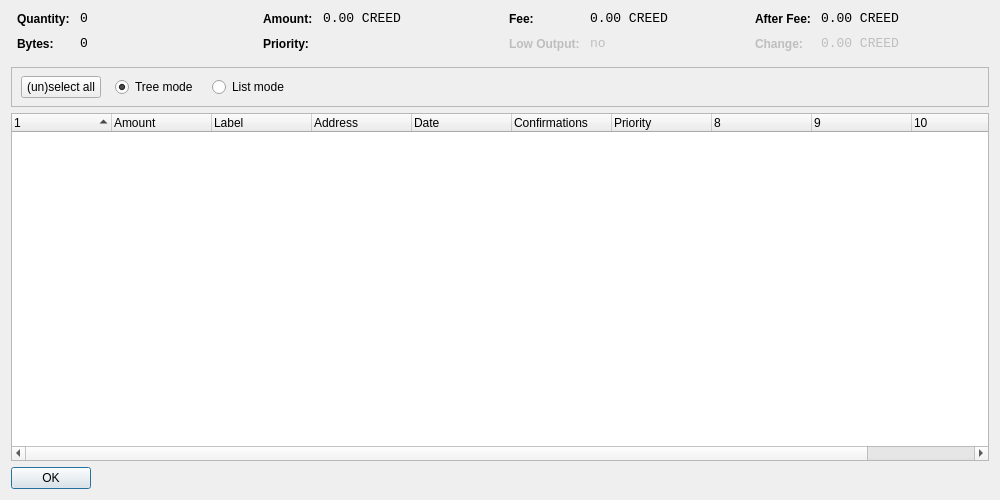
<?xml version="1.0" encoding="UTF-8"?>
<ui version="4.0">
 <class>CoinControlDialog</class>
 <widget class="QDialog" name="CoinControlDialog">
  <property name="geometry">
   <rect>
    <x>0</x>
    <y>0</y>
    <width>1000</width>
    <height>500</height>
   </rect>
  </property>
  <property name="windowTitle">
   <string>Coin Control</string>
  </property>
  <layout class="QVBoxLayout" name="verticalLayout">
   <item>
    <layout class="QHBoxLayout" name="horizontalLayoutTop" stretch="0,0,0,0">
     <property name="topMargin">
      <number>0</number>
     </property>
     <property name="bottomMargin">
      <number>10</number>
     </property>
     <item>
      <layout class="QFormLayout" name="formLayoutCoinControl1">
       <property name="horizontalSpacing">
        <number>10</number>
       </property>
       <property name="verticalSpacing">
        <number>10</number>
       </property>
       <property name="leftMargin">
        <number>6</number>
       </property>
       <property name="rightMargin">
        <number>6</number>
       </property>
       <item row="0" column="0">
        <widget class="QLabel" name="labelCoinControlQuantityText">
         <property name="styleSheet">
          <string notr="true">font-weight:bold;</string>
         </property>
         <property name="text">
          <string>Quantity:</string>
         </property>
        </widget>
       </item>
       <item row="0" column="1">
        <widget class="QLabel" name="labelCoinControlQuantity">
         <property name="font">
          <font>
           <family>Monospace</family>
           <pointsize>10</pointsize>
          </font>
         </property>
         <property name="cursor">
          <cursorShape>IBeamCursor</cursorShape>
         </property>
         <property name="contextMenuPolicy">
          <enum>Qt::ActionsContextMenu</enum>
         </property>
         <property name="text">
          <string notr="true">0</string>
         </property>
         <property name="textInteractionFlags">
          <set>Qt::LinksAccessibleByMouse|Qt::TextSelectableByKeyboard|Qt::TextSelectableByMouse</set>
         </property>
        </widget>
       </item>
       <item row="1" column="0">
        <widget class="QLabel" name="labelCoinControlBytesText">
         <property name="styleSheet">
          <string notr="true">font-weight:bold;</string>
         </property>
         <property name="text">
          <string>Bytes:</string>
         </property>
        </widget>
       </item>
       <item row="1" column="1">
        <widget class="QLabel" name="labelCoinControlBytes">
         <property name="font">
          <font>
           <family>Monospace</family>
           <pointsize>10</pointsize>
          </font>
         </property>
         <property name="cursor">
          <cursorShape>IBeamCursor</cursorShape>
         </property>
         <property name="contextMenuPolicy">
          <enum>Qt::ActionsContextMenu</enum>
         </property>
         <property name="text">
          <string notr="true">0</string>
         </property>
         <property name="textInteractionFlags">
          <set>Qt::LinksAccessibleByMouse|Qt::TextSelectableByKeyboard|Qt::TextSelectableByMouse</set>
         </property>
        </widget>
       </item>
      </layout>
     </item>
     <item>
      <layout class="QFormLayout" name="formLayoutCoinControl2">
       <property name="horizontalSpacing">
        <number>10</number>
       </property>
       <property name="verticalSpacing">
        <number>10</number>
       </property>
       <property name="leftMargin">
        <number>6</number>
       </property>
       <property name="rightMargin">
        <number>6</number>
       </property>
       <item row="0" column="0">
        <widget class="QLabel" name="labelCoinControlAmountText">
         <property name="styleSheet">
          <string notr="true">font-weight:bold;</string>
         </property>
         <property name="text">
          <string>Amount:</string>
         </property>
        </widget>
       </item>
       <item row="0" column="1">
        <widget class="QLabel" name="labelCoinControlAmount">
         <property name="font">
          <font>
           <family>Monospace</family>
           <pointsize>10</pointsize>
          </font>
         </property>
         <property name="cursor">
          <cursorShape>IBeamCursor</cursorShape>
         </property>
         <property name="contextMenuPolicy">
          <enum>Qt::ActionsContextMenu</enum>
         </property>
         <property name="text">
          <string notr="true">0.00 CREED</string>
         </property>
         <property name="textInteractionFlags">
          <set>Qt::LinksAccessibleByMouse|Qt::TextSelectableByKeyboard|Qt::TextSelectableByMouse</set>
         </property>
        </widget>
       </item>
       <item row="1" column="0">
        <widget class="QLabel" name="labelCoinControlPriorityText">
         <property name="styleSheet">
          <string notr="true">font-weight:bold;</string>
         </property>
         <property name="text">
          <string>Priority:</string>
         </property>
        </widget>
       </item>
       <item row="1" column="1">
        <widget class="QLabel" name="labelCoinControlPriority">
         <property name="font">
          <font>
           <family>Monospace</family>
           <pointsize>10</pointsize>
          </font>
         </property>
         <property name="cursor">
          <cursorShape>IBeamCursor</cursorShape>
         </property>
         <property name="contextMenuPolicy">
          <enum>Qt::ActionsContextMenu</enum>
         </property>
         <property name="text">
          <string/>
         </property>
         <property name="textInteractionFlags">
          <set>Qt::LinksAccessibleByMouse|Qt::TextSelectableByKeyboard|Qt::TextSelectableByMouse</set>
         </property>
        </widget>
       </item>
      </layout>
     </item>
     <item>
      <layout class="QFormLayout" name="formLayoutCoinControl3">
       <property name="horizontalSpacing">
        <number>10</number>
       </property>
       <property name="verticalSpacing">
        <number>10</number>
       </property>
       <property name="leftMargin">
        <number>6</number>
       </property>
       <property name="rightMargin">
        <number>6</number>
       </property>
       <item row="0" column="0">
        <widget class="QLabel" name="labelCoinControlFeeText">
         <property name="styleSheet">
          <string notr="true">font-weight:bold;</string>
         </property>
         <property name="text">
          <string>Fee:</string>
         </property>
        </widget>
       </item>
       <item row="0" column="1">
        <widget class="QLabel" name="labelCoinControlFee">
         <property name="font">
          <font>
           <family>Monospace</family>
           <pointsize>10</pointsize>
          </font>
         </property>
         <property name="cursor">
          <cursorShape>IBeamCursor</cursorShape>
         </property>
         <property name="contextMenuPolicy">
          <enum>Qt::ActionsContextMenu</enum>
         </property>
         <property name="text">
          <string notr="true">0.00 CREED</string>
         </property>
         <property name="textInteractionFlags">
          <set>Qt::LinksAccessibleByMouse|Qt::TextSelectableByKeyboard|Qt::TextSelectableByMouse</set>
         </property>
        </widget>
       </item>
       <item row="1" column="0">
        <widget class="QLabel" name="labelCoinControlLowOutputText">
         <property name="enabled">
          <bool>false</bool>
         </property>
         <property name="styleSheet">
          <string notr="true">font-weight:bold;</string>
         </property>
         <property name="text">
          <string>Low Output:</string>
         </property>
        </widget>
       </item>
       <item row="1" column="1">
        <widget class="QLabel" name="labelCoinControlLowOutput">
         <property name="enabled">
          <bool>false</bool>
         </property>
         <property name="font">
          <font>
           <family>Monospace</family>
           <pointsize>10</pointsize>
          </font>
         </property>
         <property name="cursor">
          <cursorShape>IBeamCursor</cursorShape>
         </property>
         <property name="contextMenuPolicy">
          <enum>Qt::ActionsContextMenu</enum>
         </property>
         <property name="text">
          <string notr="true">no</string>
         </property>
         <property name="textInteractionFlags">
          <set>Qt::LinksAccessibleByMouse|Qt::TextSelectableByKeyboard|Qt::TextSelectableByMouse</set>
         </property>
        </widget>
       </item>
      </layout>
     </item>
     <item>
      <layout class="QFormLayout" name="formLayoutCoinControl4">
       <property name="horizontalSpacing">
        <number>10</number>
       </property>
       <property name="verticalSpacing">
        <number>10</number>
       </property>
       <property name="leftMargin">
        <number>6</number>
       </property>
       <property name="rightMargin">
        <number>6</number>
       </property>
       <item row="0" column="0">
        <widget class="QLabel" name="labelCoinControlAfterFeeText">
         <property name="styleSheet">
          <string notr="true">font-weight:bold;</string>
         </property>
         <property name="text">
          <string>After Fee:</string>
         </property>
        </widget>
       </item>
       <item row="0" column="1">
        <widget class="QLabel" name="labelCoinControlAfterFee">
         <property name="font">
          <font>
           <family>Monospace</family>
           <pointsize>10</pointsize>
          </font>
         </property>
         <property name="cursor">
          <cursorShape>IBeamCursor</cursorShape>
         </property>
         <property name="contextMenuPolicy">
          <enum>Qt::ActionsContextMenu</enum>
         </property>
         <property name="text">
          <string notr="true">0.00 CREED</string>
         </property>
         <property name="textInteractionFlags">
          <set>Qt::LinksAccessibleByMouse|Qt::TextSelectableByKeyboard|Qt::TextSelectableByMouse</set>
         </property>
        </widget>
       </item>
       <item row="1" column="0">
        <widget class="QLabel" name="labelCoinControlChangeText">
         <property name="enabled">
          <bool>false</bool>
         </property>
         <property name="styleSheet">
          <string notr="true">font-weight:bold;</string>
         </property>
         <property name="text">
          <string>Change:</string>
         </property>
        </widget>
       </item>
       <item row="1" column="1">
        <widget class="QLabel" name="labelCoinControlChange">
         <property name="enabled">
          <bool>false</bool>
         </property>
         <property name="font">
          <font>
           <family>Monospace</family>
           <pointsize>10</pointsize>
          </font>
         </property>
         <property name="cursor">
          <cursorShape>IBeamCursor</cursorShape>
         </property>
         <property name="contextMenuPolicy">
          <enum>Qt::ActionsContextMenu</enum>
         </property>
         <property name="text">
          <string notr="true">0.00 CREED</string>
         </property>
         <property name="textInteractionFlags">
          <set>Qt::LinksAccessibleByMouse|Qt::TextSelectableByKeyboard|Qt::TextSelectableByMouse</set>
         </property>
        </widget>
       </item>
      </layout>
     </item>
    </layout>
   </item>
   <item>
    <widget class="QFrame" name="frame">
     <property name="minimumSize">
      <size>
       <width>0</width>
       <height>40</height>
      </size>
     </property>
     <property name="frameShape">
      <enum>QFrame::StyledPanel</enum>
     </property>
     <property name="frameShadow">
      <enum>QFrame::Sunken</enum>
     </property>
     <widget class="QWidget" name="horizontalLayoutWidget">
      <property name="geometry">
       <rect>
        <x>10</x>
        <y>0</y>
        <width>781</width>
        <height>41</height>
       </rect>
      </property>
      <layout class="QHBoxLayout" name="horizontalLayoutPanel" stretch="0,0,0,0,0">
       <property name="spacing">
        <number>14</number>
       </property>
       <item>
        <widget class="QPushButton" name="pushButtonSelectAll">
         <property name="sizePolicy">
          <sizepolicy hsizetype="Maximum" vsizetype="Fixed">
           <horstretch>0</horstretch>
           <verstretch>0</verstretch>
          </sizepolicy>
         </property>
         <property name="text">
          <string>(un)select all</string>
         </property>
        </widget>
       </item>
       <item>
        <widget class="QRadioButton" name="radioTreeMode">
         <property name="sizePolicy">
          <sizepolicy hsizetype="Maximum" vsizetype="Fixed">
           <horstretch>0</horstretch>
           <verstretch>0</verstretch>
          </sizepolicy>
         </property>
         <property name="text">
          <string>Tree mode</string>
         </property>
         <property name="checked">
          <bool>true</bool>
         </property>
        </widget>
       </item>
       <item>
        <widget class="QRadioButton" name="radioListMode">
         <property name="sizePolicy">
          <sizepolicy hsizetype="Maximum" vsizetype="Fixed">
           <horstretch>0</horstretch>
           <verstretch>0</verstretch>
          </sizepolicy>
         </property>
         <property name="text">
          <string>List mode</string>
         </property>
        </widget>
       </item>
       <item>
        <spacer name="horizontalSpacer">
         <property name="orientation">
          <enum>Qt::Horizontal</enum>
         </property>
         <property name="sizeHint" stdset="0">
          <size>
           <width>40</width>
           <height>20</height>
          </size>
         </property>
        </spacer>
       </item>
      </layout>
     </widget>
    </widget>
   </item>
   <item>
    <widget class="CoinControlTreeWidget" name="treeWidget">
     <property name="contextMenuPolicy">
      <enum>Qt::CustomContextMenu</enum>
     </property>
     <property name="sortingEnabled">
      <bool>false</bool>
     </property>
     <property name="columnCount">
      <number>11</number>
     </property>
     <attribute name="headerShowSortIndicator" stdset="0">
      <bool>true</bool>
     </attribute>
     <attribute name="headerStretchLastSection">
      <bool>false</bool>
     </attribute>
     <column>
      <property name="text">
       <string/>
      </property>
     </column>
     <column>
      <property name="text">
       <string>Amount</string>
      </property>
     </column>
     <column>
      <property name="text">
       <string>Label</string>
      </property>
     </column>
     <column>
      <property name="text">
       <string>Address</string>
      </property>
     </column>
     <column>
      <property name="text">
       <string>Date</string>
      </property>
     </column>
     <column>
      <property name="text">
       <string>Confirmations</string>
      </property>
      <property name="toolTip">
       <string>Confirmed</string>
      </property>
     </column>
     <column>
      <property name="text">
       <string>Priority</string>
      </property>
     </column>
     <column>
      <property name="text">
       <string/>
      </property>
     </column>
     <column>
      <property name="text">
       <string/>
      </property>
     </column>
     <column>
      <property name="text">
       <string/>
      </property>
     </column>
     <column>
      <property name="text">
       <string/>
      </property>
     </column>
    </widget>
   </item>
   <item>
    <widget class="QDialogButtonBox" name="buttonBox">
     <property name="sizePolicy">
      <sizepolicy hsizetype="Maximum" vsizetype="Fixed">
       <horstretch>0</horstretch>
       <verstretch>0</verstretch>
      </sizepolicy>
     </property>
     <property name="orientation">
      <enum>Qt::Horizontal</enum>
     </property>
     <property name="standardButtons">
      <set>QDialogButtonBox::Ok</set>
     </property>
    </widget>
   </item>
  </layout>
 </widget>
 <customwidgets>
  <customwidget>
   <class>CoinControlTreeWidget</class>
   <extends>QTreeWidget</extends>
   <header>coincontroltreewidget.h</header>
  </customwidget>
 </customwidgets>
 <resources/>
 <connections/>
</ui>
